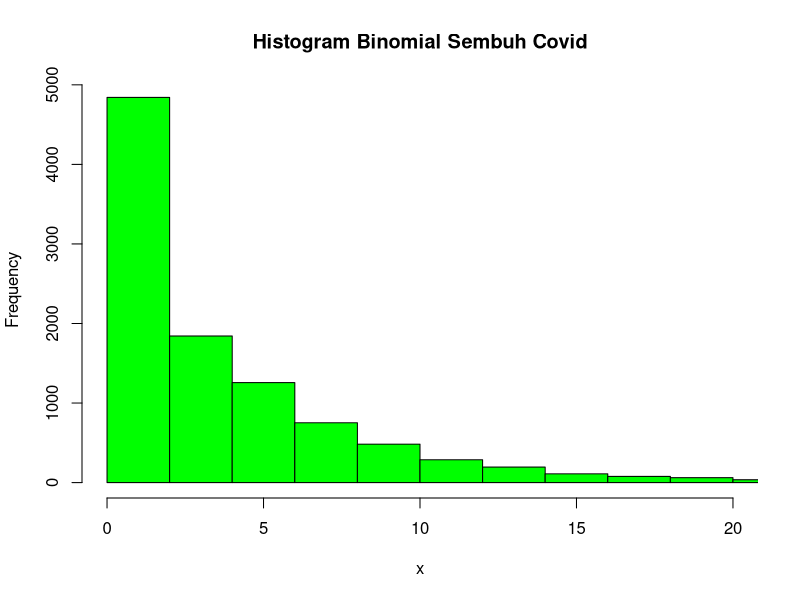

Here is the R script that generated this plot:
# No 1 a
x <- 3
p <- 0.20
dgeom(x-1, p, log = FALSE)
# No 1 b
mean(rgeom(n = 10000,p)==3)
# No 1 c
#point a =0.128 dan b = 0.1051
????
# No 1 D
  set.seed(1)
hist(rgeom(n = 10000,p),
     main="Histogram Binomial Sembuh Covid",
     xlab="x",
     xlim = c(0,20),
     col="green",
)

# No 1 E
mu=(1/0.128)
mu


sigma=(1-0.128)/0.128^2
sigma